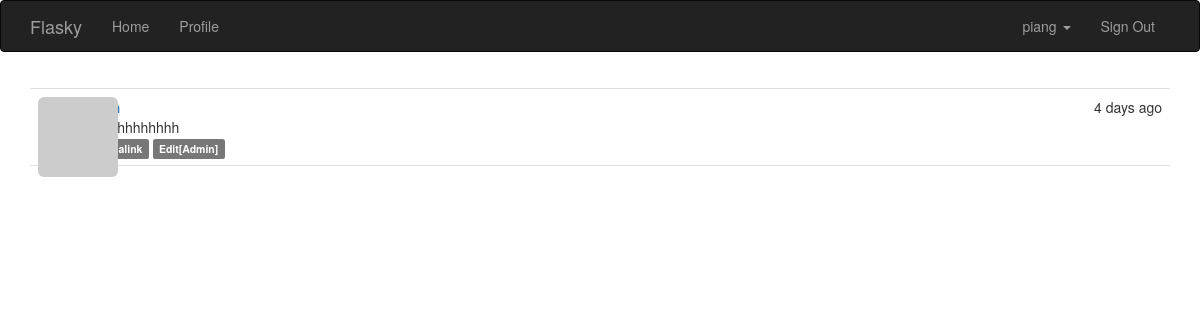
Screenshot of /post/1 (signed in) with the database file from the repository.
### app/models.py (models this page shows, shortened)
class User(UserMixin, db.Model):
    __tablename__ = 'users'
    id = db.Column(db.Integer, primary_key=True)
    email = db.Column(db.String(64), unique=True, index=True)
    username = db.Column(db.String(64), unique=True, index=True)
    role_id = db.Column(db.Integer, db.ForeignKey('roles.id'))
    password_hash = db.Column(db.String(128))
    confirmed = db.Column(db.Boolean, default=False)
    name = db.Column(db.String(64))  # 真实姓名
    location = db.Column(db.String(64))  # 所在地
    about_me = db.Column(db.Text())  # 个人简介
    member_since = db.Column(db.DateTime(), default=datetime.utcnow)
    last_seen = db.Column(db.DateTime(), default=datetime.utcnow)  # 最后访问日期
    avatar_hash = db.Column(db.String(32))
    posts = db.relationship('Post', backref='author', lazy='dynamic')
    followers = db.relationship('Follow', foreign_keys=[Follow.followed_id],
                                backref=db.backref('followed', lazy='joined'),
                                lazy='dynamic',
                                cascade='all, delete-orphan')
    followed = db.relationship('Follow', foreign_keys=[Follow.follower_id],
                               backref=db.backref('follower', lazy='joined'),
                               lazy='dynamic',
                               cascade='all, delete-orphan')
    @property
    def password(self):
        raise AttributeError('password is not a readable attribute')
    def can(self, permission):
        return self.role.permission and\
            (self.role.permission & permission) == permission
    def is_administrator(self):
        return self.can(Permission.ADMINISTER)
    def ping(self):
        self.last_seen = datetime.utcnow()
        db.session.add(self)
    def gravatar(self, size=100, default='identicon', rating='g'):
        if request.is_secure:
            url = 'https://secure.gravatar.com/avatar'
        else:
            url = 'http://www.gravatar.com/avatar'
        hash = self.avatar_hash or hashlib.md5(
            self.email.encode('utf-8')).hexdigest()
        return '{url}/{hash}?s={size}&d={default}&r={rating}'.format(
            url=url, hash=hash, size=size, default=default, rating=rating)

class Post(db.Model):
    __tablename__ = 'posts'
    id = db.Column(db.Integer, primary_key=True)
    body = db.Column(db.Text)
    body_html = db.Column(db.Text)
    timestamp = db.Column(db.DateTime, index=True, default=datetime.utcnow)
    author_id = db.Column(db.Integer, db.ForeignKey('users.id'))

### app/main/views.py (the view)
@main.route('/post/<int:id>')
def post(id):
    post = Post.query.get_or_404(id)
    return render_template('post.html', posts=[post])

### app/auth/views.py (called while the page is built)
@auth.before_app_request
def before_request():
    if current_user.is_authenticated:
        current_user.ping()
        if not current_user.confirmed\
                and request.endpoint[:5] != 'auth.'\
                and request.endpoint != 'static':
            return redirect(url_for('auth.unconfirmed'))

### app/main/__init__.py (called while the page is built)
@main.app_context_processor
def injict_permissions():
    return dict(Permission=Permission)

### app/models.py (called while the page is built)
@login_manager.user_loader
def load_user(user_id):
    return User.query.get(int(user_id))

### app/templates/post.html (shortened to what this page needs)
{% extends "base.html" %}
{% block page_content %}
{% include '_posts.html' %}
{% endblock %}

### app/templates/base.html (shortened to what this page needs)
{% extends "bootstrap/base.html" %}
{% block head %}
{{ super() }}
<link rel="stylesheet" type="text/css" href="{{ url_for('static',filename='styles.css') }}">
{% endblock %}
{% block navbar %}
<div class="navbar navbar-inverse" role="navigation">
    <div class="container">
        <div class="navbar-header">
            <a class="navbar-brand" href="/">Flasky</a>
        </div>
        <div class="navbar-collapse collapse">
            <ul class="nav navbar-nav">
                <li><a href="/">Home</a></li>
                {% if current_user.is_authenticated %}
                <li><a href="{{url_for('main.user',username=current_user.username)}}">Profile</a></li>
                {% endif %}
            </ul>
            <ul class="nav navbar-nav navbar-right">
                {% if current_user.is_authenticated %}
                    <li class="dropdown">
                        <a href="#" class="dropdown-toggle" data-toggle="dropdown">
                            {{ current_user.username }}
                            <b class="caret"></b>
                        </a>
                            <li><a href="{{ url_for('auth.logout' )}}">Sign Out</a></li>
                        </ul>
                {% else %}
                <li><a href="{{ url_for('auth.login') }}">Sign In</a></li>
                {% endif %}
        </div>
    </div>
</div>
{% endblock %}
{% block content %}
<div class="container">
    {% block page_content %}{% endblock %}
</div>
{% endblock %}

### app/templates/_posts.html (shortened to what this page needs)
<ul class="posts">
    {% for post in posts %}
    <li class="post">
        <div class="post-thumbnail">
            <a href="{{ url_for('.user',username=post.author.username) }}">
                <img class="img-rounded profile-thumbnail" src="{{ post.author.gravatar(size=40) }}">
            </a>
        </div>
        <div class="post-content">
            <div class="post-date">
                {{ moment(post.timestamp).fromNow()}}
            </div>
            <div class="post-author">
                <a href="{{ url_for('.user',username=post.author.username) }}">{{ post.author.username }}</a>
            </div>
            <div class="post-body">
            {% if post.body_html %}
                {{ post.body_html | safe }}
            {% else %}
                {{ post.body }}
            {% endif %}</div>
            <div class="post-footer">
                <a href="{{ url_for('.post',id=post.id) }}">
                    <span class="label label-default">Permalink</span>
                </a>
                {% if current_user == post.author %}
                    <a href="{{ url_for('.edit_post',id=post.id) }}">
                    <span class="label label-default">Edit</span>
                {% elif current_user.is_administrator() %}
                    <a href="{{ url_for('.edit_post',id=post.id) }}">
                    <span class="label label-default">Edit[Admin]</span>
                </a>
                {% endif %}
            </div>
        </div>
    </li>
    {% endfor %}
</ul>

### app/static/styles.css (style rules this page uses)
.profile-thumbnail { position: absolute; }
ul.posts { list-style-type: none; padding: 0px; margin: 16px 0px 0px 0px; border-top: 1px solid #e0e0e0; }
ul.posts li.post { padding: 8px; border-bottom: 1px solid #e0e0e0; }
div.post-date { float: right; }
div.post-author { font-weight: bold; }
div.post-thumbnail { position: absolute; }
div.post-content { margin-left: 48px; min-height: 48px; }

### rows the page displays
User: username "piang"
Post: timestamp "4 days ago", body "hhhhhhhhhhhh"
